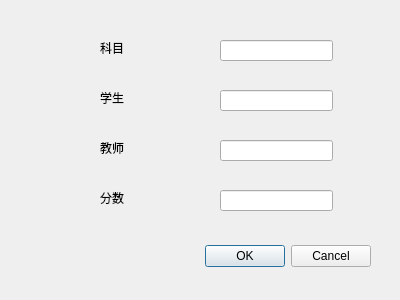
<?xml version="1.0" encoding="UTF-8"?>
<ui version="4.0">
 <class>Add</class>
 <widget class="QDialog" name="Add">
  <property name="geometry">
   <rect>
    <x>0</x>
    <y>0</y>
    <width>400</width>
    <height>300</height>
   </rect>
  </property>
  <property name="windowTitle">
   <string>Dialog</string>
  </property>
  <widget class="QDialogButtonBox" name="buttonBox">
   <property name="geometry">
    <rect>
     <x>30</x>
     <y>240</y>
     <width>341</width>
     <height>32</height>
    </rect>
   </property>
   <property name="orientation">
    <enum>Qt::Horizontal</enum>
   </property>
   <property name="standardButtons">
    <set>QDialogButtonBox::Cancel|QDialogButtonBox::Ok</set>
   </property>
  </widget>
  <widget class="QLineEdit" name="lineEdit">
   <property name="geometry">
    <rect>
     <x>220</x>
     <y>40</y>
     <width>113</width>
     <height>21</height>
    </rect>
   </property>
  </widget>
  <widget class="QLineEdit" name="lineEdit_2">
   <property name="geometry">
    <rect>
     <x>220</x>
     <y>90</y>
     <width>113</width>
     <height>21</height>
    </rect>
   </property>
  </widget>
  <widget class="QLineEdit" name="lineEdit_3">
   <property name="geometry">
    <rect>
     <x>220</x>
     <y>140</y>
     <width>113</width>
     <height>21</height>
    </rect>
   </property>
  </widget>
  <widget class="QLineEdit" name="lineEdit_4">
   <property name="geometry">
    <rect>
     <x>220</x>
     <y>190</y>
     <width>113</width>
     <height>21</height>
    </rect>
   </property>
  </widget>
  <widget class="QLabel" name="label">
   <property name="geometry">
    <rect>
     <x>100</x>
     <y>40</y>
     <width>72</width>
     <height>15</height>
    </rect>
   </property>
   <property name="text">
    <string>科目</string>
   </property>
  </widget>
  <widget class="QLabel" name="label_2">
   <property name="geometry">
    <rect>
     <x>100</x>
     <y>90</y>
     <width>72</width>
     <height>15</height>
    </rect>
   </property>
   <property name="text">
    <string>学生</string>
   </property>
  </widget>
  <widget class="QLabel" name="label_3">
   <property name="geometry">
    <rect>
     <x>100</x>
     <y>140</y>
     <width>72</width>
     <height>15</height>
    </rect>
   </property>
   <property name="text">
    <string>教师</string>
   </property>
  </widget>
  <widget class="QLabel" name="label_4">
   <property name="geometry">
    <rect>
     <x>100</x>
     <y>190</y>
     <width>72</width>
     <height>15</height>
    </rect>
   </property>
   <property name="text">
    <string>分数</string>
   </property>
  </widget>
 </widget>
 <resources/>
 <connections>
  <connection>
   <sender>buttonBox</sender>
   <signal>accepted()</signal>
   <receiver>Add</receiver>
   <slot>accept()</slot>
   <hints>
    <hint type="sourcelabel">
     <x>248</x>
     <y>254</y>
    </hint>
    <hint type="destinationlabel">
     <x>157</x>
     <y>274</y>
    </hint>
   </hints>
  </connection>
  <connection>
   <sender>buttonBox</sender>
   <signal>rejected()</signal>
   <receiver>Add</receiver>
   <slot>reject()</slot>
   <hints>
    <hint type="sourcelabel">
     <x>316</x>
     <y>260</y>
    </hint>
    <hint type="destinationlabel">
     <x>286</x>
     <y>274</y>
    </hint>
   </hints>
  </connection>
 </connections>
</ui>
